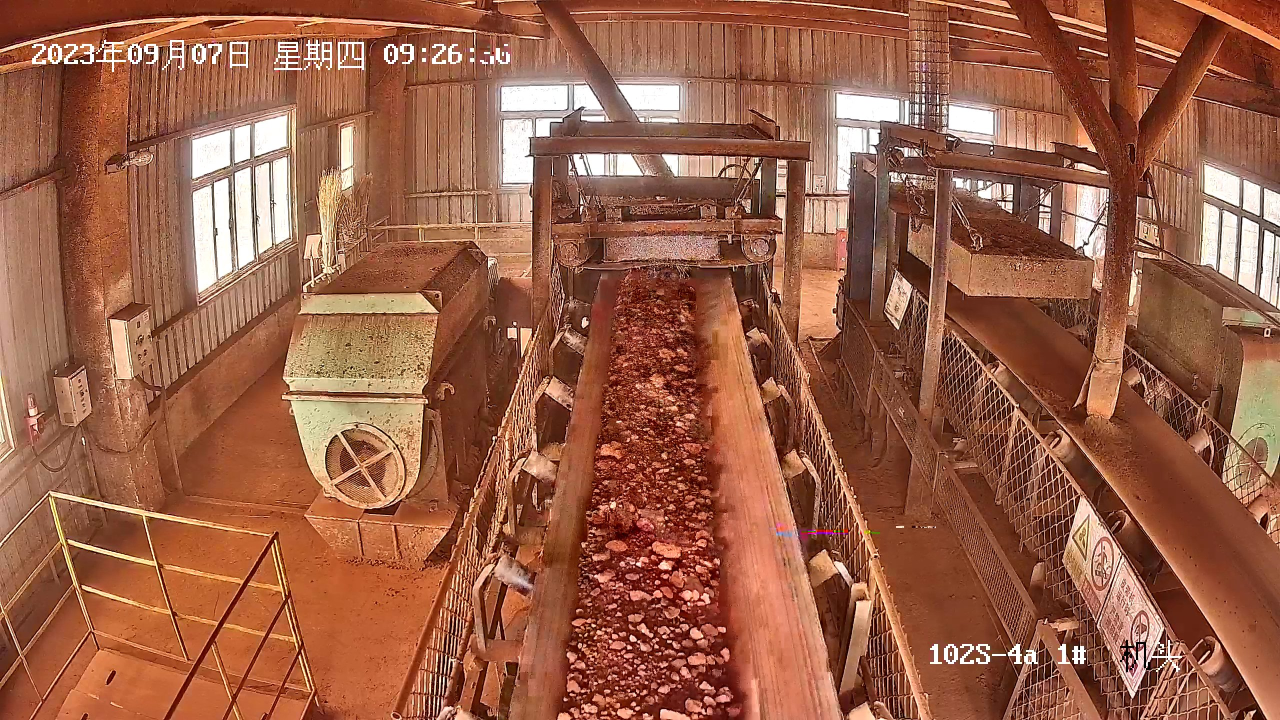
#> input picture datasets/222222222222222222_in.jpg, 2560 x 1440 px (shown at 1/2 size)
$ python showPolgon.py
#> lines starting #> are read from the running program, lines starting #| are printed output that depends on the picture
import cv2
import numpy as np

def showPolygon(image_path, polygon_coords, linestring_coords):
#> called with image_path = './datasets/222222222222222222_in.jpg'
    polygon_str = polygon_coords[0]
    linestring_str = linestring_coords[0]
    # print(polygon_str)

    polygon_coords = [(float(coord.split()[0]), float(coord.split()[1])) for coord in polygon_str[10:-2].split(",")]
    linestring_coords = [(float(coord.split()[0]), float(coord.split()[1])) for coord in linestring_str[11:-1].split(",")]

    print(polygon_coords)
    # 加载本地图片
    image = cv2.imread(image_path)
#> image is the input picture: shape (1440, 2560, 3); mean B, G, R 71.5, 95.9, 154.4

    screen_width, screen_height = 1366, 768

    image = cv2.resize(image, (screen_width, screen_height))
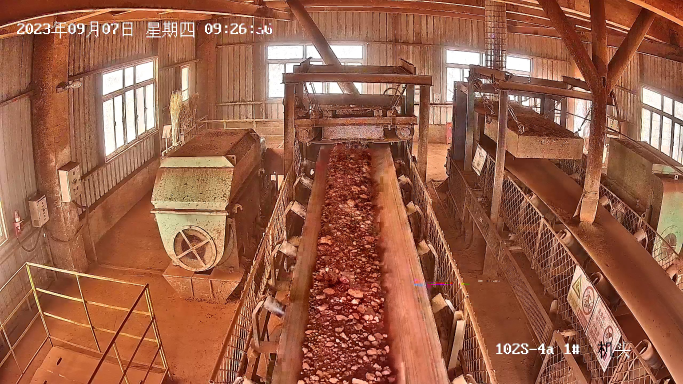
#> image: shape (768, 1366, 3) (shown at 1/2 size); mean B, G, R 71.3, 95.8, 154.3

    # 将多边形和线的坐标转换为图像上的坐标
    image_height, image_width, _ = image.shape
#> image_height = 768; image_width = 1366
    polygon_points = [(int(x * image_width), int(y * image_height)) for x, y in polygon_coords]
    linestring_points = [(int(x * image_width), int(y * image_height)) for x, y in linestring_coords]
#> linestring_points = [(558, 475), (856, 475)]

    # 绘制多边形和线
    polygon_points = np.array(polygon_points, np.int32)
    polygon_points = polygon_points.reshape((-1, 1, 2))
    cv2.polylines(image, [polygon_points], isClosed=True, color=(0, 0, 255), thickness=2)

    linestring_points = np.array(linestring_points, np.int32)
#> linestring_points = [[558, 475], [856, 475]]
    linestring_points = linestring_points.reshape((-1, 1, 2))
    cv2.polylines(image, [linestring_points], isClosed=False, color=(0, 255, 0), thickness=2)
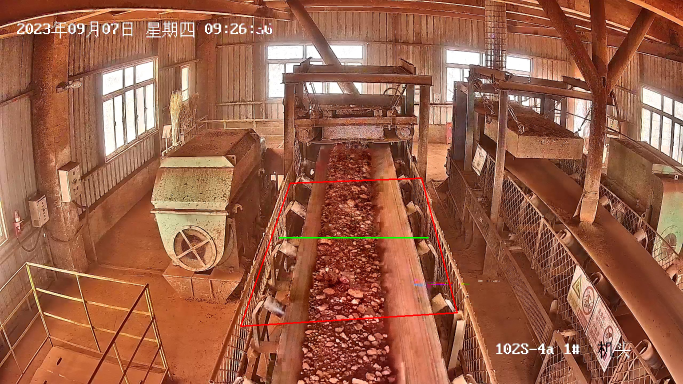
#> image: shape (768, 1366, 3) (shown at 1/2 size); mean B, G, R 71.1, 95.7, 154.5

    # 显示带有多边形和线的图像
    cv2.imshow("Image with Polygon and Line", image)
    cv2.waitKey(0)
    cv2.destroyAllWindows()

# 调用函数
image_path = "./datasets/222222222222222222_in.jpg"
polygon_coords =  ["POLYGON((0.42484 0.47778,0.35280 0.85000,0.66957 0.81481,0.61739 0.46481))"]
linestring_coords = ["LINESTRING(0.40870 0.61852,0.62733 0.61852)"]
showPolygon(image_path, polygon_coords, linestring_coords)

$ run again, with datasets/111111111111111_in.jpg copied over datasets/222222222222222222_in.jpg
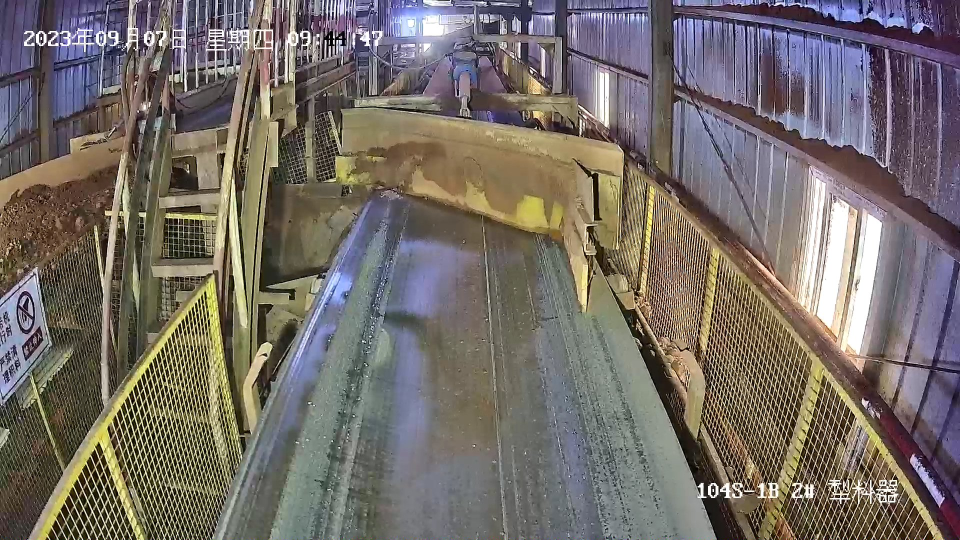
#> input picture datasets/111111111111111_in.jpg, 1920 x 1080 px (shown at 1/2 size)
#> in showPolygon, image is the input picture: shape (1080, 1920, 3); mean B, G, R 104, 109, 116.4
#> in showPolygon, `image = cv2.resize(image, (screen_width, screen_height))`:
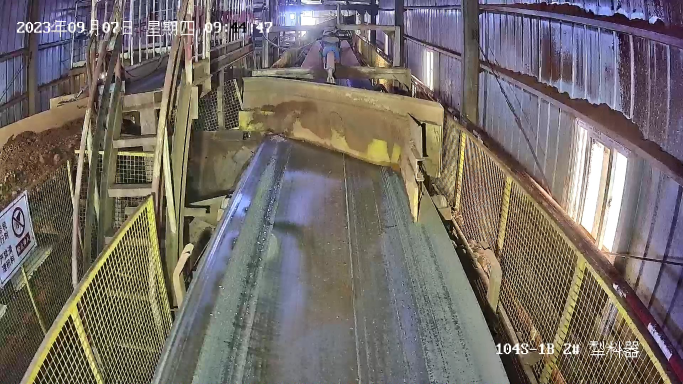
#> image: shape (768, 1366, 3) (shown at 1/2 size); mean B, G, R 103.9, 108.9, 116.3
#> in showPolygon, `cv2.polylines(image, [linestring_points], isClosed=False, color=(0, 25..`:
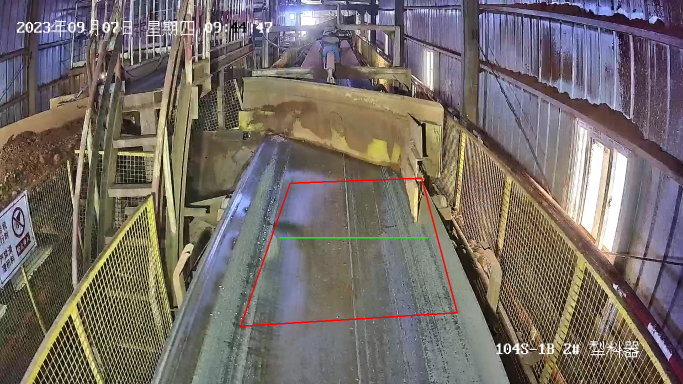
#> image: shape (768, 1366, 3) (shown at 1/2 size); mean B, G, R 103.4, 108.6, 116.7

$ run again, with datasets/test.jpeg copied over datasets/222222222222222222_in.jpg
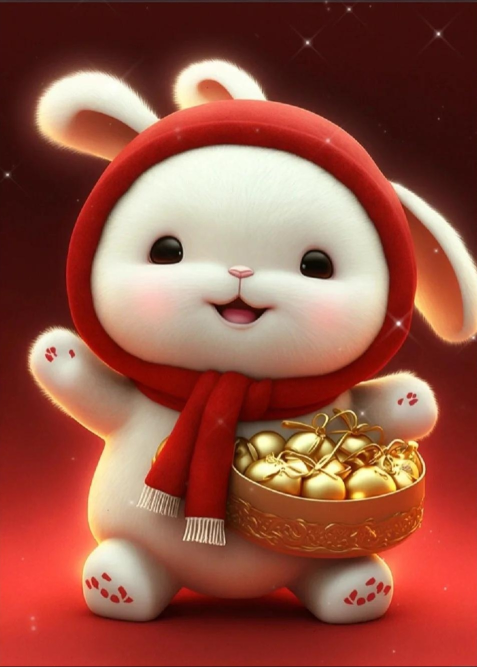
#> input picture datasets/test.jpeg, 954 x 1334 px (shown at 1/2 size)
#> in showPolygon, image is the input picture: shape (1334, 954, 3); mean B, G, R 68.9, 84.1, 150.7
#> in showPolygon, `image = cv2.resize(image, (screen_width, screen_height))`:
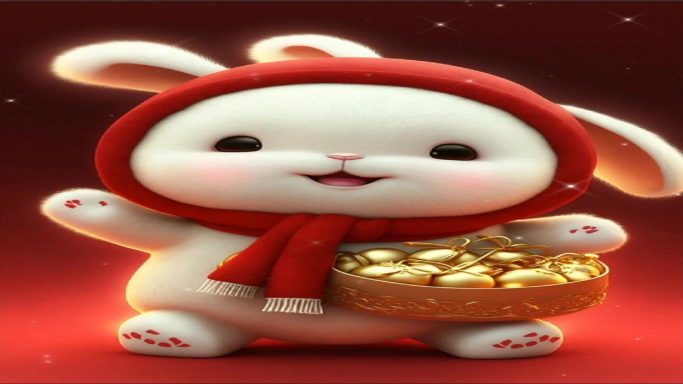
#> image: shape (768, 1366, 3) (shown at 1/2 size); mean B, G, R 68.8, 84, 150.6
#> in showPolygon, `cv2.polylines(image, [linestring_points], isClosed=False, color=(0, 25..`:
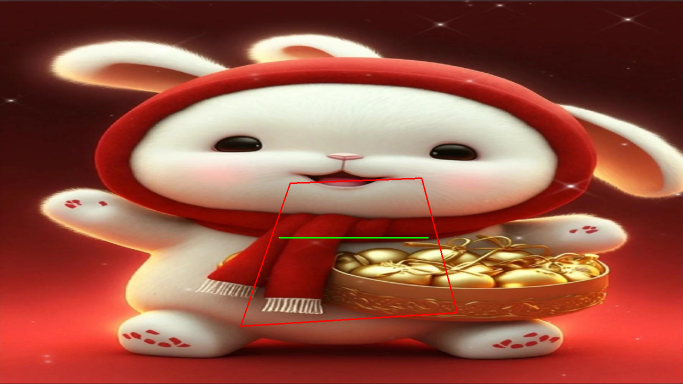
#> image: shape (768, 1366, 3) (shown at 1/2 size); mean B, G, R 68.6, 84, 150.9
